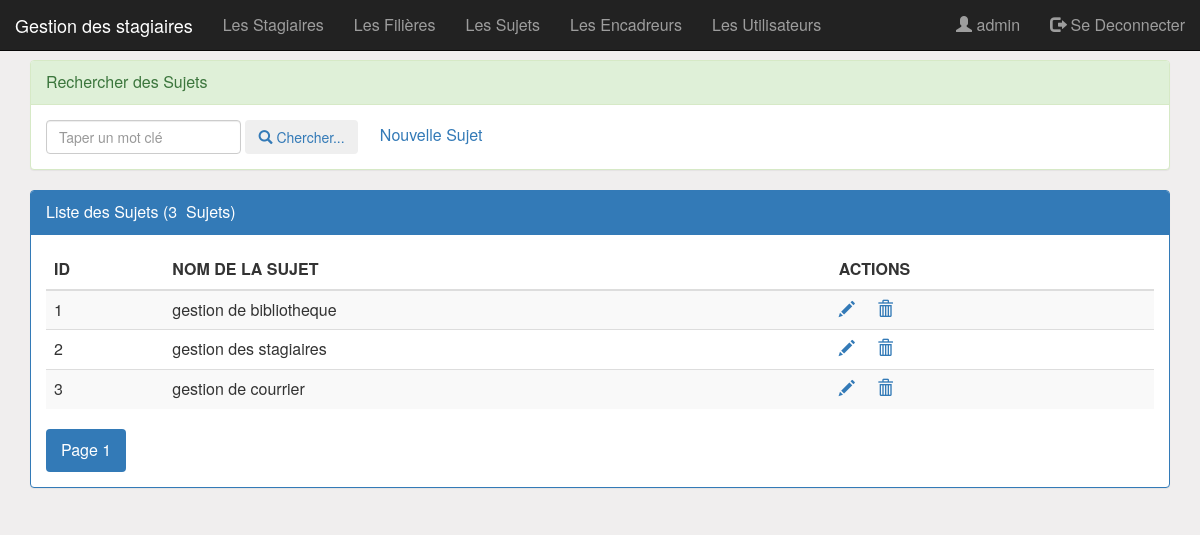
The app's page /pages/sujet.php (signed in) with its own data.
### tables this page shows
CREATE TABLE IF NOT EXISTS `sujet` (
  `ID` int(4) NOT NULL AUTO_INCREMENT,
  `NOM_Sujet` text NOT NULL,
  PRIMARY KEY (`ID`)
);

### pages/sujet.php (the view, shortened to what this page needs)
<?php
	require_once('connexion.php');
	if(isset($_GET['motCle']))
		$mc=$_GET['motCle'];
	else
		$mc="";
	if(isset($_GET['NIVEAU']))
		$niveau=$_GET['NIVEAU'];
	else
		$niveau="all";
	if(isset($_GET['size']))
		$size=$_GET['size'];
	else
		$size=5;
	if(isset($_GET['page']))
		$page=$_GET['page'];
	else
		$page=1;
	$offset=($page-1)*$size;
		$resultat1 = $con->query("SELECT * FROM sujet
									WHERE  NOM_Sujet like '%$mc%'
									ORDER BY ID
									LIMIT $size
									OFFSET $offset");
		$resultat2 = $con->query("select count(*) as nbrsujet
									from sujet
									where NOM_Sujet like '%$mc%'");
	$nbr=$resultat2->fetch();
	$nbrF=$nbr['nbrsujet'];
	$reste=$nbrF % $size;
	if($reste==0)
		$nbrPage=$nbrF/$size;
	else
		$nbrPage=floor($nbrF/$size)+1;
?>
<!DOCTYPE HTML>
<html>
	<head>
		<link rel="stylesheet" type="text/css" href="../css/bootstrap.css">
		<link rel="stylesheet" type="text/css" href="../css/monstyle.css">
	</head>
	<body>
		<?php include('entete.php');?>
		<div class="container">
			<div class="panel panel-success espace60">
				<div class="panel-heading">Rechercher des Sujets </div>
				<div class="panel-body">
					<form method="get" action="sujet.php" class="form-inline">
						<div class="form-group">
							<input type="text" name="motCle"
									placeholder="Taper un mot clé"
									id="motCle" class="form-control"
									value="<?php echo $mc; ?>"/>
								<button type="submit" class="btn btn-success">
								<i class="glyphicon glyphicon-search"></i>
								Chercher...
							</button>
							<?php if($_SESSION['utilisateur']['ROLE']=="ADMIN") {?>
								<a href="nouvellesujet.php">Nouvelle Sujet</a>
							<?php } ?>
						</div>
					</form>
				</div>
			</div>
			<div class="panel panel-primary ">
				<div class="panel-heading">Liste des Sujets (<?php echo $nbrF ?>&nbsp Sujets) </div>
				<div class="panel-body">
					<table class="table table-striped">
						<thead>
							<tr>
								<th>ID</th>
								<th>NOM DE LA SUJET</th>
								 <?php if($_SESSION['utilisateur']['ROLE']=="ADMIN") {?>
									<th>ACTIONS</th>
								<?php } ?>
							</tr>
						</thead>
						<tbody>
							<?php while($Sujet=$resultat1->fetch()){?>
								<tr>
									<td><?php echo $Sujet['ID'] ?></td>
									<td><?php echo $Sujet['NOM_Sujet'] ?></td>
									<td>
										<?php if($_SESSION['utilisateur']['ROLE']=="ADMIN") {?>
											<a href="editerSujet.php?ID=<?php echo $Sujet['ID'] ?>">
												<span class="glyphicon glyphicon-pencil"></span>
											</a>
											<a Onclick="return confirm('Etes vous sur de vouloir supprimer la Sujets?')"
												href="supprimerSujet.php?ID=<?php echo $Sujet['ID'] ?>">
												<span class="glyphicon glyphicon-trash"></span>
											</a>
										<?php } ?>
									</td>
								</tr>
							<?php } ?>
						</tbody>
					</table>
					<div>
								<ul class="nav nav-pills">
							<?php for($i=1;$i<=$nbrPage;$i++){ ?>
								<li class="<?php if($i==$page) echo 'active' ?>">
									<a href="sujet.php?page=<?php echo $i ?>
										&motCle=<?php echo $mc ?>
										&NIVEAU=<?php echo $niveau ?>">
										Page <?php echo $i ?>
									</a>
								</li>
							<?php } ?>
						</ul>
					</div>
				</div>
			</div>
		</div>
	</body>
</html>

### css/monstyle.css (style rules this page uses)
.espace60 { margin-top: 60px; }
body { background-color: rgb(240, 238, 238); font-size: 16px; }
.form-control { position: relative; }

### records on screen
sujet: ID "1", NOM_Sujet "gestion de bibliotheque"
sujet: ID "2", NOM_Sujet "gestion des stagiaires"
sujet: ID "3", NOM_Sujet "gestion de courrier"

### other values on screen
$_SESSION['utilisateur']['LOGIN'] "admin"
$nbrF "3"
